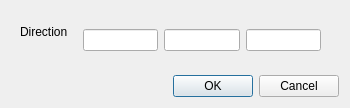
<?xml version="1.0" encoding="UTF-8"?>
<ui version="4.0">
 <class>PrismaticJointDialog</class>
 <widget class="QDialog" name="PrismaticJointDialog">
  <property name="geometry">
   <rect>
    <x>0</x>
    <y>0</y>
    <width>350</width>
    <height>100</height>
   </rect>
  </property>
  <property name="windowTitle">
   <string>Prismatic Joint</string>
  </property>
  <layout class="QVBoxLayout" name="verticalLayout">
   <item>
    <widget class="QWidget" name="formWidget" native="true">
     <layout class="QFormLayout" name="formLayout">
      <item row="0" column="0">
       <widget class="QLabel" name="directionLabel">
        <property name="text">
         <string>Direction</string>
        </property>
       </widget>
      </item>
      <item row="0" column="1">
       <widget class="QWidget" name="directionWidget" native="true">
        <layout class="QHBoxLayout" name="directionLayout">
         <item>
          <widget class="QLineEdit" name="directionX"/>
         </item>
         <item>
          <widget class="QLineEdit" name="directionY"/>
         </item>
         <item>
          <widget class="QLineEdit" name="directionZ"/>
         </item>
        </layout>
       </widget>
      </item>
     </layout>
    </widget>
   </item>
   <item>
    <widget class="QDialogButtonBox" name="buttonBox">
     <property name="standardButtons">
      <set>QDialogButtonBox::Cancel|QDialogButtonBox::Ok</set>
     </property>
    </widget>
   </item>
  </layout>
 </widget>
 <resources/>
 <connections/>
</ui>
